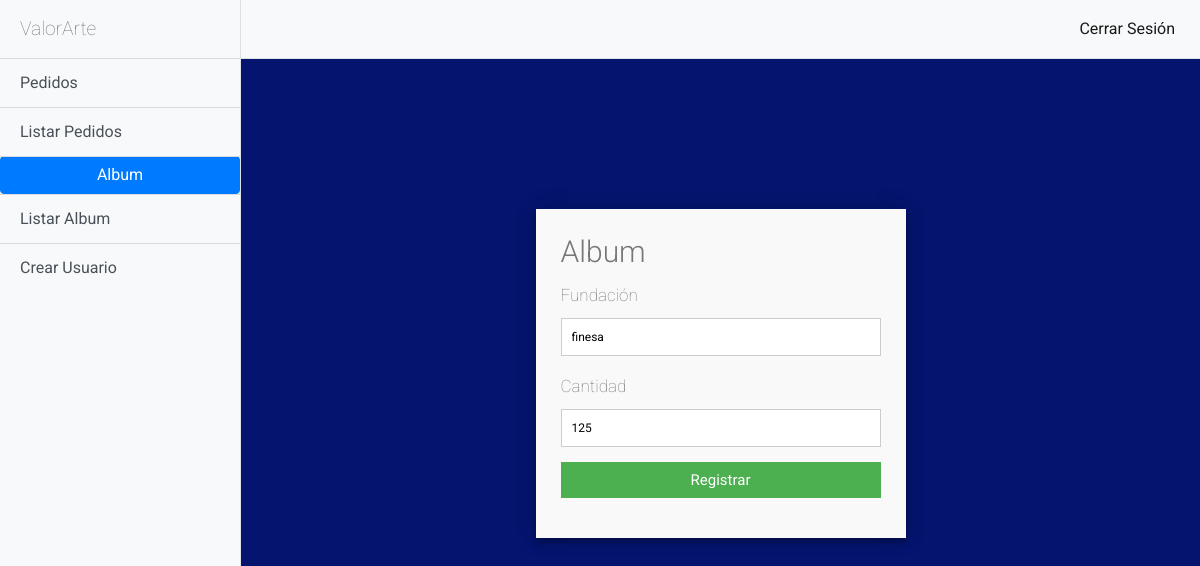
/album/editar/1/ (signed in), run on an earlier commit of the app's database.
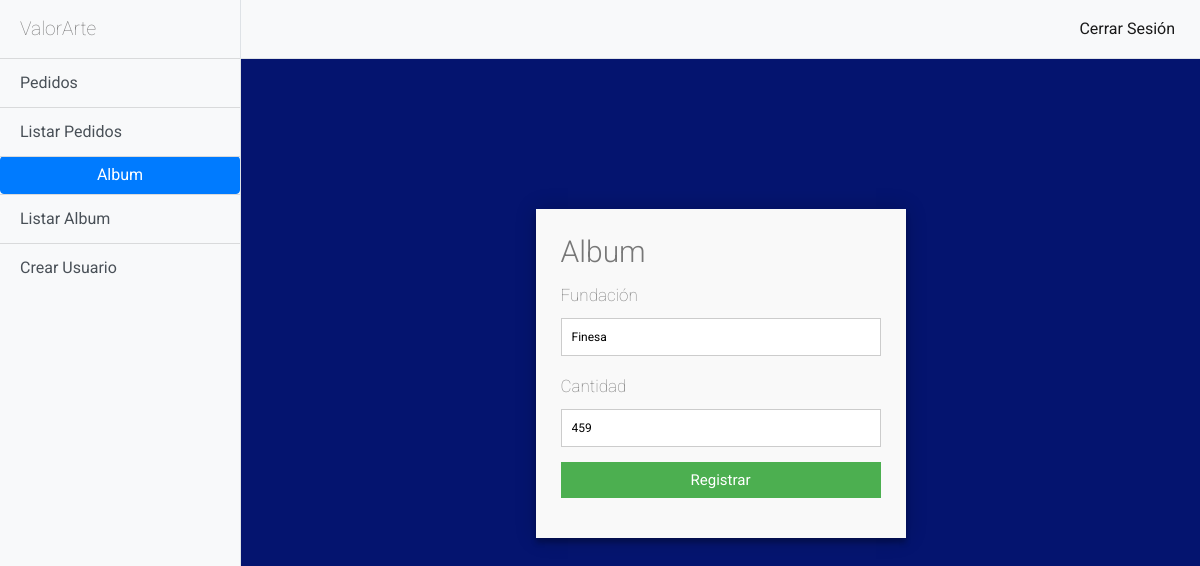
And on a later commit of the database.
### album/models.py (models this page shows, shortened)
class Album(models.Model):
    fundacion = models.CharField(max_length=50)
    cantidad = models.IntegerField()

### album/views.py (the view)
# urls.py: url(r'^editar/(?P<pk>\d+)/$',login_required(AlbumUpdate.as_view()), name='album_editar'),
class AlbumUpdate(UpdateView):
    model = Album
    form_class = AlbumForm
    template_name = 'album/album_form.html'
    success_url = reverse_lazy('album:album_listar')

### album/forms.py
class AlbumForm(forms.ModelForm):
    class Meta:
        model = Album
        fields = [
            'fundacion',
            'cantidad',
        ]
        labels ={
            'fundacion': 'Fundacion',
            'cantidad': 'Cantidad',
        }
        widgets = {
            'fundacion': forms.TextInput(attrs={'class': 'form-control'}),
            'cantidad': forms.TextInput(attrs={'class': 'form-control'}),
        }

### templates/album/album_form.html (shortened to what this page needs)
{% extends 'base/base.html' %}
{% block navbar %}
    <div class="bg-light border-right" id="sidebar-wrapper">
        <div class="sidebar-heading"> ValorArte </div>
        <div class="list-group list-group-flush">
            <a href="{% url 'pedidos:pedidos_crear' %}" class="btn list-group-item list-group-item-action bg-light">Pedidos</a>
            <a href="{% url 'pedidos:pedidos_listar' %}" class="btn list-group-item list-group-item-action bg-light">Listar Pedidos</a>
          <button href="{% url 'album:album_crear' %}" class="btn btn-primary">
            Album
          </button>
          <a href="{% url 'album:album_listar' %}" class="btn list-group-item list-group-item-action bg-light">Listar Album</a>
          <a href="{% url 'usuarios:registrar' %}" class="btn list-group-item list-group-item-action bg-light">Crear Usuario</a>
        </div>
      </div>
      <div id="page-content-wrapper">
        <nav class="navbar navbar-expand-lg navbar-light bg-light border-bottom">
          <div class="collapse navbar-collapse" id="navbarSupportedContent">
            <ul class="navbar-nav ml-auto mt-2 mt-lg-0">
              <li class="nav-item active">
                <a class="btn nav-link" href="{% url 'logout' %}">Cerrar Sesión <span class="sr-only">(current)</span></a>
            </ul>
          </div>
        </nav>
    {% endblock navbar %}
{% block content %}
<div class="container">
        <form id="contact" action="" method="post">
          <h3>Album</h3>
          <fieldset>
              <legend style="font-size:17px"> Fundación </legend>
                <input placeholder="" type="text" tabindex="1" value="{{album.fundacion}}" required autofocus name="fundacion">
              </fieldset>
              <fieldset>
                  <legend style="font-size:17px"> Cantidad </legend>
                    <input placeholder="" type="number" tabindex="1" value="{{album.cantidad}}" required autofocus name="cantidad">
              </fieldset>
          <fieldset>
            <button name="submit" type="submit" id="contact-submit" data-submit="...Sending">Registrar</button>
          </fieldset>
        </form>
      </div>
{% endblock content %}

What changed in the data, as far as the page shows it:
changed Album: fundacion "finesa" → "Finesa"; cantidad "125" → "459"
